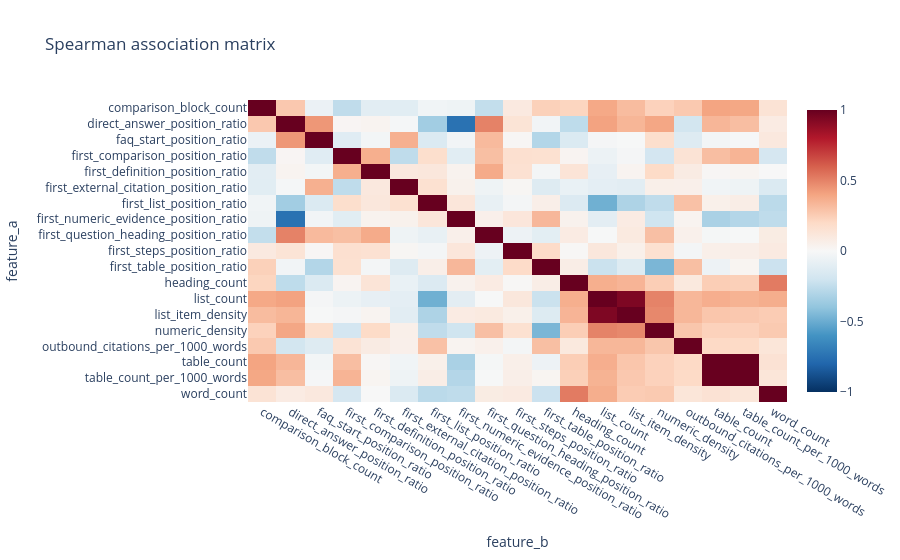
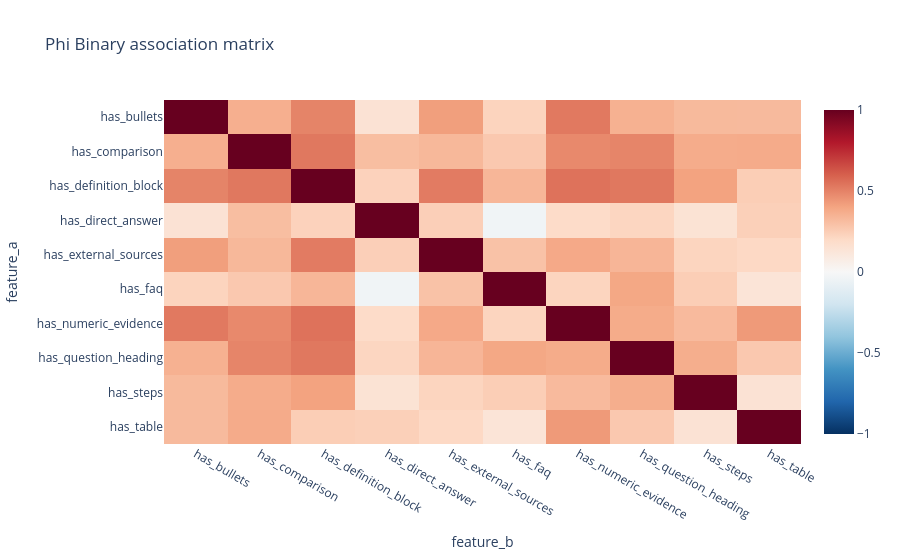

Source (notebook cell) for these figures, in order:
### Markdown cell above
## 7. Correlation and redundancy

Continuous measures use Spearman correlations. Binary presence indicators use phi correlations. Arbitrary category codes are never treated as continuous values.

### Code cell
associations = pd.read_csv(OUT / 'tables/position_feature_associations.csv')
high_pairs = pd.read_csv(OUT / 'tables/position_feature_high_correlation_pairs.csv')
categorical_associations = pd.read_csv(OUT / 'tables/position_feature_categorical_association.csv')
display(high_pairs)
for association_type in associations.association_type.unique():
    subset = associations[associations.association_type.eq(association_type)]
    pivot = subset.pivot(index='feature_a', columns='feature_b', values='association')
    px.imshow(
        pivot, zmin=-1, zmax=1, color_continuous_scale='RdBu_r', aspect='auto',
        title=f'{association_type.replace("_", " ").title()} association matrix',
    ).show()
display(categorical_associations)

### Figure 1 — Plotly figure (JSON) as saved in the notebook; plotly's stock layout.template omitted (floating-point values rounded to 4 significant figures; data arrays with more than 128 entries replaced by an {"elided": "..."} marker saying what was removed)
{"data": [{"coloraxis": "coloraxis", "hovertemplate": "feature_b: %{x}<br>feature_a: %{y}<br>color: %{z}<extra></extra>", "name": "0", "type": "heatmap", "x": ["comparison_block_count", "direct_answer_position_ratio", "faq_start_position_ratio", "first_comparison_position_ratio", "first_definition_position_ratio", "first_external_citation_position_ratio", "first_list_position_ratio", "first_numeric_evidence_position_ratio", "first_question_heading_position_ratio", "first_steps_position_ratio", "first_table_position_ratio", "heading_count", "list_count", "list_item_density", "numeric_density", "outbound_citations_per_1000_words", "table_count", "table_count_per_1000_words", "word_count"], "xaxis": "x", "y": ["comparison_block_count", "direct_answer_position_ratio", "faq_start_position_ratio", "first_comparison_position_ratio", "first_definition_position_ratio", "first_external_citation_position_ratio", "first_list_position_ratio", "first_numeric_evidence_position_ratio", "first_question_heading_position_ratio", "first_steps_position_ratio", "first_table_position_ratio", "heading_count", "list_count", "list_item_density", "numeric_density", "outbound_citations_per_1000_words", "table_count", "table_count_per_1000_words", "word_count"], "yaxis": "y", "z": {"elided": "19x19 float values"}}], "layout": {"coloraxis": {"autocolorscale": false, "cmax": 1, "cmin": -1, "colorscale": [[0.0, "rgb(5,48,97)"], [0.1, "rgb(33,102,172)"], [0.2, "rgb(67,147,195)"], [0.3, "rgb(146,197,222)"], [0.4, "rgb(209,229,240)"], [0.5, "rgb(247,247,247)"], [0.6, "rgb(253,219,199)"], [0.7, "rgb(244,165,130)"], [0.8, "rgb(214,96,77)"], [0.9, "rgb(178,24,43)"], [1.0, "rgb(103,0,31)"]]}, "title": {"text": "Spearman association matrix"}, "xaxis": {"anchor": "y", "domain": [0.0, 1.0], "title": {"text": "feature_b"}}, "yaxis": {"anchor": "x", "autorange": "reversed", "domain": [0.0, 1.0], "title": {"text": "feature_a"}}}}

### Figure 2 — Plotly figure (JSON) as saved in the notebook; plotly's stock layout.template omitted (floating-point values rounded to 4 significant figures)
{"data": [{"coloraxis": "coloraxis", "hovertemplate": "feature_b: %{x}<br>feature_a: %{y}<br>color: %{z}<extra></extra>", "name": "0", "type": "heatmap", "x": ["has_bullets", "has_comparison", "has_definition_block", "has_direct_answer", "has_external_sources", "has_faq", "has_numeric_evidence", "has_question_heading", "has_steps", "has_table"], "xaxis": "x", "y": ["has_bullets", "has_comparison", "has_definition_block", "has_direct_answer", "has_external_sources", "has_faq", "has_numeric_evidence", "has_question_heading", "has_steps", "has_table"], "yaxis": "y", "z": [[1.0, 0.3628, 0.4967, 0.147, 0.4187, 0.2271, 0.529, 0.3562, 0.3233, 0.3224], [0.3628, 1.0, 0.5313, 0.3091, 0.3292, 0.2688, 0.4825, 0.4932, 0.3736, 0.3782], [0.4967, 0.5313, 1.0, 0.2331, 0.5204, 0.3354, 0.5477, 0.5305, 0.4066, 0.2495], [0.147, 0.3091, 0.2331, 1.0, 0.2443, -0.03617, 0.1918, 0.2175, 0.1446, 0.2399], [0.4187, 0.3292, 0.5204, 0.2443, 1.0, 0.2929, 0.3837, 0.3392, 0.2223, 0.2069], [0.2271, 0.2688, 0.3354, -0.03617, 0.2929, 1.0, 0.2239, 0.3903, 0.249, 0.135], [0.529, 0.4825, 0.5477, 0.1918, 0.3837, 0.2239, 1.0, 0.3758, 0.3221, 0.4329], [0.3562, 0.4932, 0.5305, 0.2175, 0.3392, 0.3903, 0.3758, 1.0, 0.3672, 0.2698], [0.3233, 0.3736, 0.4066, 0.1446, 0.2223, 0.249, 0.3221, 0.3672, 1.0, 0.1475], [0.3224, 0.3782, 0.2495, 0.2399, 0.2069, 0.135, 0.4329, 0.2698, 0.1475, 1.0]]}], "layout": {"coloraxis": {"autocolorscale": false, "cmax": 1, "cmin": -1, "colorscale": [[0.0, "rgb(5,48,97)"], [0.1, "rgb(33,102,172)"], [0.2, "rgb(67,147,195)"], [0.3, "rgb(146,197,222)"], [0.4, "rgb(209,229,240)"], [0.5, "rgb(247,247,247)"], [0.6, "rgb(253,219,199)"], [0.7, "rgb(244,165,130)"], [0.8, "rgb(214,96,77)"], [0.9, "rgb(178,24,43)"], [1.0, "rgb(103,0,31)"]]}, "title": {"text": "Phi Binary association matrix"}, "xaxis": {"anchor": "y", "domain": [0.0, 1.0], "title": {"text": "feature_b"}}, "yaxis": {"anchor": "x", "autorange": "reversed", "domain": [0.0, 1.0], "title": {"text": "feature_a"}}}}
